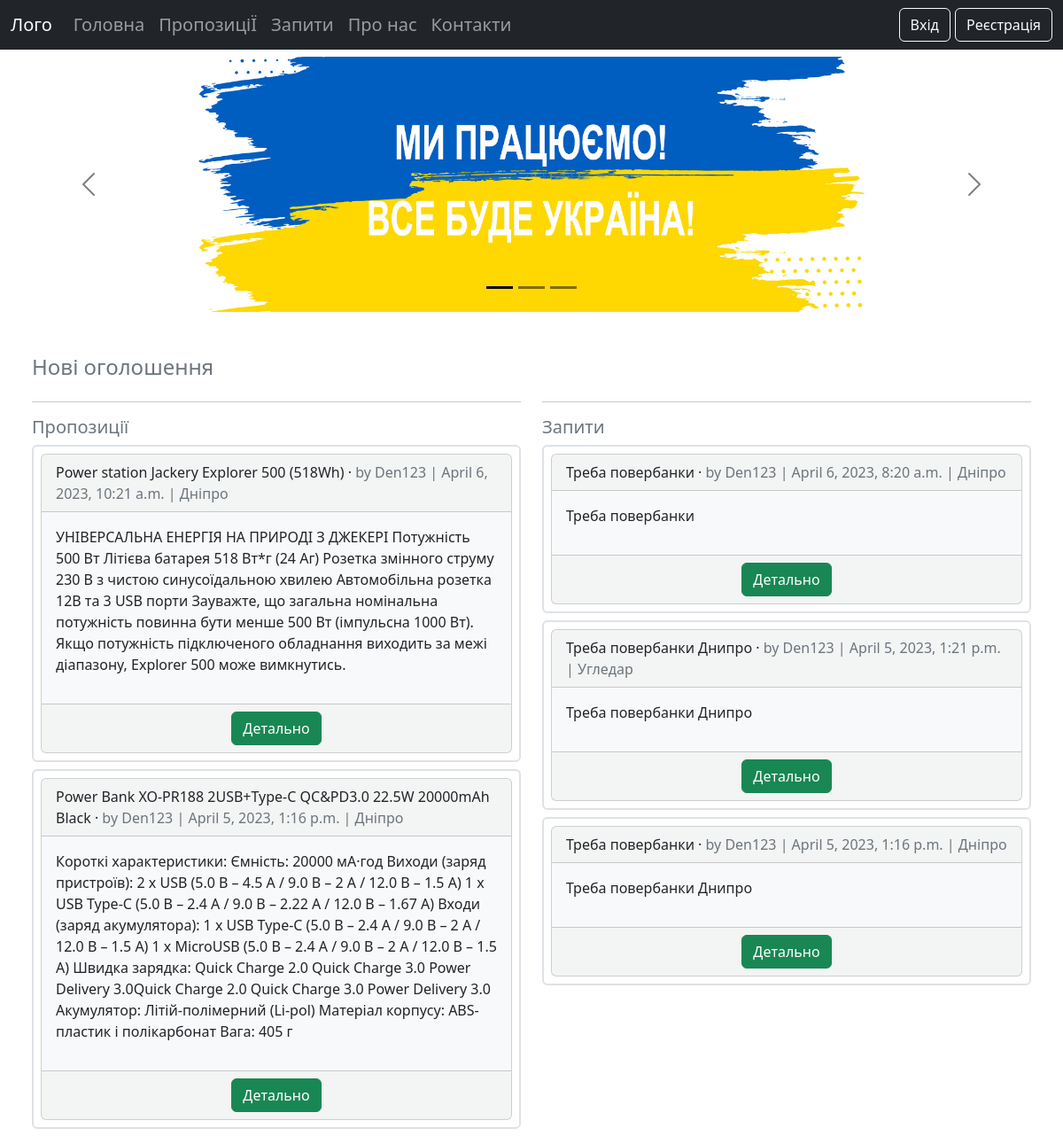
The page / on the database its author committed.
### offers/models.py (models this page shows, shortened)
class Offers(models.Model):
    title = models.CharField(max_length=255)
    body = models.TextField('Опис', max_length=1024)
    url_image = models.URLField(blank=True, null=True)
    location = models.TextField(blank=True)
    date = models.DateTimeField(auto_now_add=True)
    author = models.ForeignKey(
        'accounts.CustomUser',
        on_delete=models.CASCADE,
    )
    request = models.ForeignKey('requests.Requests', on_delete=models.CASCADE)
    status = models.ForeignKey('statuses.Status', on_delete=models.PROTECT)

### accounts/models.py (models this page shows)
class CustomUser(AbstractUser):
    phone = models.CharField(max_length=15)

### requests/models.py (models this page shows, shortened)
class Requests(models.Model):
    title = models.CharField(max_length=255)
    body = models.TextField('Опис', max_length=1024)
    location = models.TextField(blank=True)
    date = models.DateTimeField(auto_now_add=True)
    author = models.ForeignKey(
        'accounts.CustomUser',
        on_delete=models.CASCADE,
    )
    offer = models.ForeignKey('offers.Offers', on_delete=models.CASCADE)
    status = models.ForeignKey('statuses.Status', on_delete=models.PROTECT)

### pages/views.py (the view)
# urls.py: path("", HomePageView.as_view(), name="home"),
class HomePageView(ListView):
    model = Offers # why work without Requests model
    template_name = "home.html"
    def get_context_data(self, **kwargs):
        context = super().get_context_data(**kwargs)
        context['offers_list'] = Offers.objects.filter(request_id__isnull=True).order_by('-date')[:5]
        context['requests_list'] = Requests.objects.all().order_by('-date')[:5]
        return context

### templates/home.html (shortened to what this page needs)
{% extends "base.html" %}
{% load static %}
{% block content %}
<div class="container-fluid">
    <div class="row">
        <div id="homepagecarousel" class="carousel carousel-dark slide d-none d-md-block" data-bs-ride="carousel">
            <div class="carousel-indicators">
                <button type="button" data-bs-target="#homepagecarousel" data-bs-slide-to="0" class="active"></button>
                <button type="button" data-bs-target="#homepagecarousel" data-bs-slide-to="1"></button>
                <button type="button" data-bs-target="#homepagecarousel" data-bs-slide-to="2"></button>
            </div>
            <div class="mx-auto col-xl-12 col-xxl-8">
                <div class="carousel-inner">
                    <div class="carousel-item active">
                        <img src="{% static 'img/ukr1.jpg' %}" alt="1" class="d-block" style="width:100%">
                    </div>
                </div>
            </div>
            <button class="carousel-control-prev" type="button" data-bs-target="#homepagecarousel" data-bs-slide="prev">
            <span class="carousel-control-prev-icon"></span>
            </button>
            <button class="carousel-control-next" type="button" data-bs-target="#homepagecarousel" data-bs-slide="next">
            <span class="carousel-control-next-icon"></span>
            </button>
        </div>
    </div>
    <div class="container-fluid mt-5">
        <h4 class="text-secondary">Нові оголошення</h4>
        <div class="row">
            <div class="col-md-6">
                <hr>
                <h5 class="text-secondary">Пропозиції</h5>
                {% for offers in offers_list %}
                <div class="container-fluid mb-2 p-2 border border-2 rounded">
                    <div class="card card-list bg-light bg-opacity-50">
                        <div class="card-header">
                            <span class="font-weight-bold">{{ offers.title }}</span> &middot;
                            <span class="text-muted">by {{ offers.author }} |
                                {{ offers.date }} | {{ offers.location }}</span>
                        </div>
                        <div class="card-body bg-light post-entry">
                            <p>{{ offers.body }}</p>
                        </div>
                        <div class="card-footer text-center text-muted">
                            <a class = "btn btn-success" href="{% url 'offers_detail' offers.pk %}">Детально</a>
                        </div>
                    </div>
                </div>
                {% endfor %}
            </div>
            <div class="col-md-6">
                <hr>
                <h5 class="text-secondary">Запити</h5>
                {% for requests in requests_list %}
                <div class="container-fluid mb-2 p-2 border border-2 rounded">
                    <div class="card card-list bg-light bg-opacity-50">
                        <div class="card-header">
                            <span class="font-weight-bold">{{ requests.title }}</span> &middot;
                            <span class="text-muted">by {{ requests.author }} |
                                {{ requests.date }} | {{ requests.location }}</span>
                        </div>
                        <div class="card-body bg-light post-entry">
                            <p>{{ requests.body }}</p>
                        </div>
                        <div class="card-footer text-center text-muted">
                            <a class = "btn btn-success" href="{% url 'requests_detail' requests.pk %}">Детально</a>
                        </div>
                    </div>
                </div>
                {% endfor %}
            </div>
        </div>
    </div>
</div>
{% endblock content %}

### rows shown on the page
Offers: title "Power station Jackery Explorer 500 (518Wh)", author "Den123", date "April 6, 2023, 10:21 a.m.", location "Дніпро", body "УНІВЕРСАЛЬНА ЕНЕРГІЯ НА ПРИРОДІ З ДЖЕКЕРІ Потужність 500 Вт Літієва батарея 518 Вт*г (24 Аг) Розетка змінного струму 230 В з чистою синусоїдальною хвилею Автомобільна розетка 12В та 3 USB порти Зауважте, що загальна номінальна потужність повинна бути менше 500 Вт (імпульсна 1000 Вт). Якщо потужність підключеного обладнання виходить за межі діапазону, Explorer 500 може вимкнутись."
Offers: title "Power Bank XO-PR188 2USB+Type-C QC&PD3.0 22.5W 20000mAh Black", author "Den123", date "April 5, 2023, 1:16 p.m.", location "Дніпро", body "Короткі характеристики: Ємність: 20000 мА·год Виходи (заряд пристроїв): 2 x USB (5.0 В – 4.5 А / 9.0 В – 2 А / 12.0 В – 1.5 А) 1 x USB Type-C (5.0 В – 2.4 А / 9.0 В – 2.22 А / 12.0 В – 1.67 А) Входи (заряд акумулятора): 1 x USB Type-C (5.0 В – 2.4 A / 9.0 В – 2 A / 12.0 В – 1.5 A) 1 x MicroUSB (5.0 В – 2.4 A / 9.0 В – 2 A / 12.0 В – 1.5 A) Швидка зарядка: Quick Charge 2.0 Quick Charge 3.0 Power Delivery 3.0Quick Charge 2.0 Quick Charge 3.0 Power Delivery 3.0 Акумулятор: Літій-полімерний (Li-pol) Матеріал корпусу: ABS-пластик і полікарбонат Вага: 405 г"
Requests: title "Треба повербанки", author "Den123", date "April 6, 2023, 8:20 a.m.", location "Дніпро", body "Треба повербанки"
Requests: title "Треба повербанки Днипро", author "Den123", date "April 5, 2023, 1:21 p.m.", location "Угледар", body "Треба повербанки Днипро"
Requests: title "Треба повербанки", author "Den123", date "April 5, 2023, 1:16 p.m.", location "Дніпро", body "Треба повербанки Днипро"
